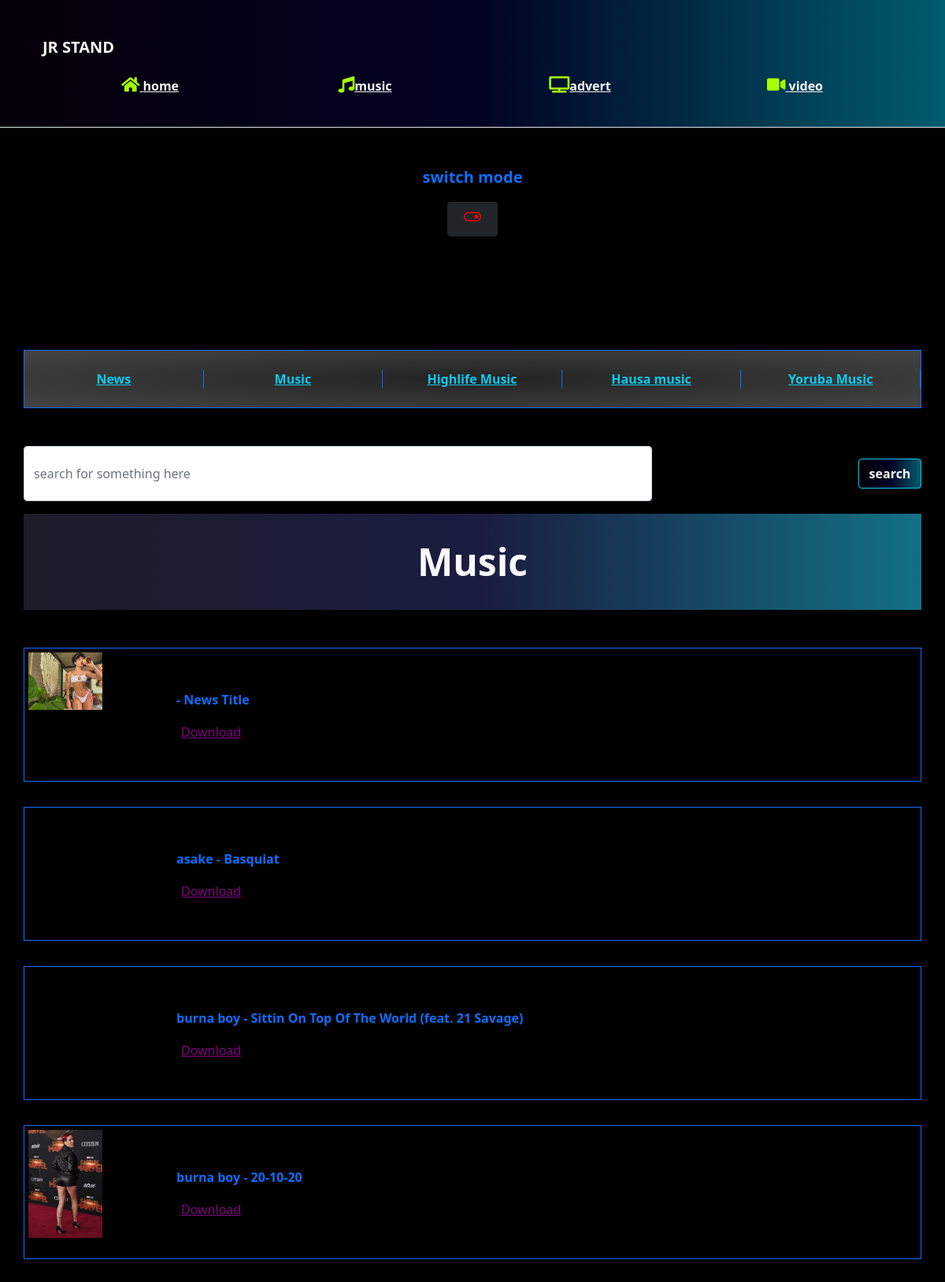
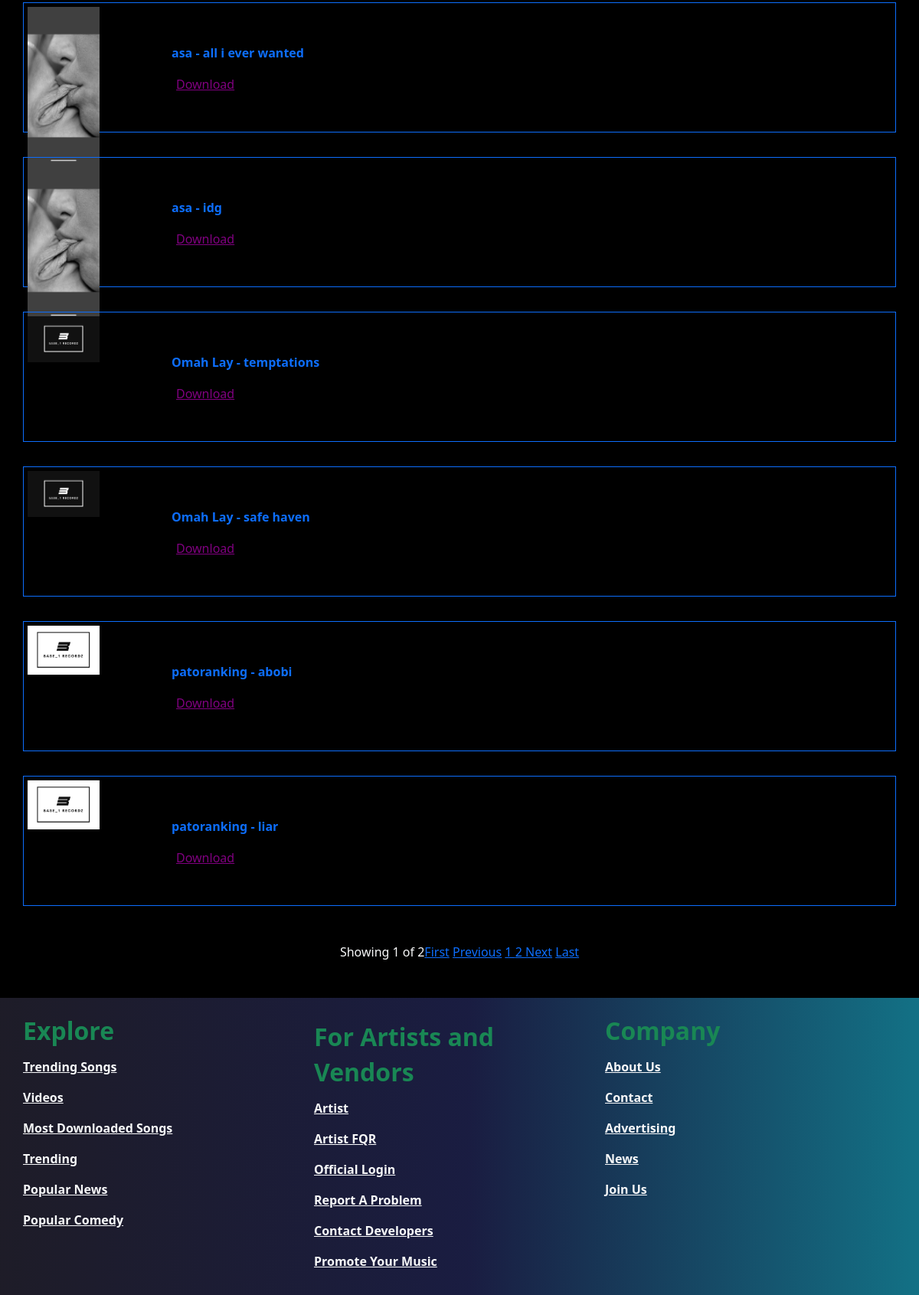
The page / on the database its author committed (2 pictures, top to bottom).
### tables this page shows
CREATE TABLE `songs` (
  `song_id` varchar(100) NOT NULL,
  `artist` varchar(100) DEFAULT NULL,
  `song_name` varchar(150) NOT NULL,
  `song` text DEFAULT NULL,
  `content` text DEFAULT NULL,
  `song_photo` text DEFAULT NULL,
  `genre` varchar(50) NOT NULL,
  `lyrics` text DEFAULT NULL,
  `label` varchar(100) DEFAULT NULL,
  `album` varchar(100) DEFAULT NULL,
  `release_date` date DEFAULT NULL,
  `downloaded` int(11) NOT NULL DEFAULT 0,
  `upload_date` datetime NOT NULL DEFAULT current_timestamp()
);

### utils/functions.php (called while the page is built, shortened)
<?php
function get_all_songs($start, $pages_number){
    global $conn;
    $query = "SELECT * FROM `songs` ORDER BY upload_date DESC LIMIT $start, $pages_number";
    $result = mysqli_query($conn, $query);
    return mysqli_fetch_all($result, MYSQLI_ASSOC);
}
function get__songs(){
    global $conn;
    $query = "SELECT * FROM `songs`";
    $result = mysqli_query($conn, $query);
    return $result;
}

### index.php (the view, shortened to what this page needs)
<?php
require_once "./config/db.php";
require_once "./utils/functions.php";
$SONGS = get__songs();
$song_per_page = 10;
if (isset($_GET['page'])) {
    $page = $_GET['page'];
} else {
    $page = 1;
}
$start = ($page - 1) * $song_per_page;
?>
<!doctype html>
<html lang="en">
<head>
    <link href="https://cdn.jsdelivr.net/npm/bootstrap@5.0.2/dist/css/bootstrap.min.css" rel="stylesheet">
    <link rel="stylesheet" href="./css/style.css">
    <link rel="stylesheet" href="https://use.fontawesome.com/releases/v5.5.0/css/all.css">
    <link rel="stylesheet" href="https://use.fontawesome.com/releases/v5.5.0/css/all.css" integrity="sha384-
         B4dIYHKNBt8Bc12p+WXckhzcICo0wtJAoU8YZTY5qE0Id1GSseTk6S+L3BlXeVIU">
    <link rel="stylesheet" href="https://cdnjs.cloudflare.com/ajax/libs/font-awesome/5.15.3/css/all.min.css">
</head>
<body class="">
    <nav class="navbar navbar-light  bg-show shadow-lg  border-bottom py-2">
        <div class="container py-4">
            <div class="container">
                <div class="py-3">
                    <a class="navbar-brand text-light display-3 fw-bolder py-3" href="#">
                        JR STAND
                    </a>
                </div>
                <div class="container py-2">
                    <div class="row">
                        <div class="col img-color">
                            <a href="../index.html" class="text-light fw-bolder">
                                <i class="fas fa-home"></i>
                                home
                            </a>
                        </div>
                        <div class="col img-color">
                            <a href="./html/music.php" class="text-light fw-bolder"> <i class="fas fa-music"></i>music</a>
                        </div>
                        <div class="col img-color">
                            <a href="./html/advertcontact.html" class="text-light fw-bolder"><i class="fas fa-tv"></i>advert</a>
                        </div>
                        <div class="col img-color">
                            <a href="./html/video.html" class="text-light fw-bolder"> <i class="fas fa-video"></i>
                                </i>video</a>
                        </div>
                    </div>
                </div>
            </div>
        </div>
    </nav>
    <div class="container my-5 d-flex align-content-center justify-content-center flex-column ">
        <p class="fw-bolder text-primary fs-5 align-self-center">switch mode</p>
        <button class="btn btn-dark buttonWidth align-self-center" id="mode-switch"><span class="material-symbols-outlined">
            </span></button>
    </div>
    <div class="   shadow-sm py-5 mt-5  table-hover ">
        <div class="container  mt-5 sectionOneBg py-4 border border-primary">
            <div class="row ">
                <div class="col text-primary text-center border-right border-primary">
                    <a href="news.php" class="fw-bolder text-info">News</a>
                </div>
                <div class="col text-primary text-center border-right border-right border-primary">
                    <a href="music.php" class="fw-bolder text-info ">Music</a>
                </div>
                <div class="col text-primary text-center border-right border-right border-primary">
                    <a href="./highlifemusic.php" class="fw-bolder text-info">Highlife Music</a>
                </div>
                <div class="col text-primary text-center border-right border-right border-primary">
                    <a href="hausaMusic.php" class="fw-bolder text-info"> Hausa music</a>
                </div>
                <div class="col text-primary text-center border-right border-right border-primary">
                    <a href="./yorubaMusic.php" class="fw-bolder text-info"> Yoruba Music</a>
                </div>
            </div>
        </div>
    </div>
    <div class="container">
        <form method="post" action="./search.php" class="row flex-wrap">
            <input name="what" class="form-control form bg-input" type="text" placeholder="search for something here">
            <button name="search" class=" btn bg-show fw-bolder text-light ms-auto searchButton rounded-2 btn-outline-info my-3">
                search</button>
        </form>
    </div>
    <div class="container bg-dark my-3 bg-show py-4">
        <div class="col text-capitalize text-lg-center text-light text-sm-start my-2 bg fw-bolder display-5">Music</div>
    </div>
    <div class="container  text-white my-3  ">
        <div class="col py-3  row mt-3 d-flex my-3 ">
            <?php $MUSIC = get_all_songs($start, $song_per_page); ?>
            <?php if ($MUSIC) : ?>
                <?php foreach ($MUSIC as $music) : ?>
                    <div class="newdiv border border-primary d-block d-flex flex my-3 ">
                        <div id="img" class="circlerounded col-2">
                            <?php if ($music['song_photo']) : ?>
                                <img src="./photos/<?= json_decode($music['song_photo'], true)['name']; ?>" alt="music background" class="col-6 image-fluid">
                            <?php else : ?>
                                <video src="./videos/<?= json_decode($music['song'], true)['name']; ?>" alt="unable to load music image" srcset="" class="imgme img img-fluid font-italic text-danger"></video>
                            <?php endif; ?>
                        </div>
                        <div class="content py-3 d-flex my-3">
                            <div id="artise" class=" text-primary fw-bold my-3">
                                <p><?= $music['artist']; ?> - <?= $music['song_name']; ?></p>
                                <form method="post" action="./html/uploadedcontent.php?song=<?= $music['song_name']; ?>">
                                    <button name="download" value="<?= json_decode($music['song'], true)['name']; ?>" class=" link link-offset-3">Download</button>
                                </form>
                            </div>
                        </div>
                    </div>
                <?php endforeach; ?>
            <?php else : ?>
                <p>No songs available</p>
            <?php endif; ?>
        </div>
    </div>
    <div class="pagination mx-auto text-light">
        <?php $page_count = mysqli_num_rows($SONGS); ?>
        <?php $total_pages = ceil($page_count / $song_per_page); ?>
        <div class="page_info">
            <?php if ($total_pages >= 1) : ?>
                <p>Showing 1 of <?= $total_pages ?></p>
            <?php else : ?>
                <p></p>
            <?php endif; ?>
        </div>
        <br><br><br>
        <div class="page_buttons">
            <?php if ($total_pages >= 1) : ?>
                <a href="?page=<?= $page = 1; ?>">First</a>
                <?php if ($page == 1) : ?>
                    <a href="?page=<?= $page; ?>">Previous</a>
                <?php else : ?>
                    <a href="?page=<?= $page - 1; ?>">Previous</a>
                <?php endif; ?>
                <?php for ($i = 1; $i <= $total_pages; $i++) : ?>
                    <a href="?page=<?= $i; ?>"> <?= $i; ?> </a>
                <?php endfor; ?>
                <?php if ($page == $total_pages) : ?>
                    <a href="?page=<?= $page; ?>">Next</a>
                <?php else : ?>
                    <a href="?page=<?= $page + 1; ?>">Next</a>
                <?php endif; ?>
                <a href="?page=<?= $total_pages; ?>">Last</a>
            <?php else : ?>
                <p></p>
            <?php endif; ?>
        </div>
    </div>
    <footer class="bg-show py-3 bg-dark">
        <div class="container">
            <div class="row  aMargin flex-wrap ">
                <div class="col  centerContent">
                    <h3 class="h2 fw-bolder text-success">Explore</h3>
                    <div class=""><a class="link fw-bold  text-decoration-underline text-capitalize text-light  " href="../index.html">Trending
                            Songs</a></div>
                    <div><a class="link fw-bold text-decoration-underline text-capitalize text-light   " href="#">Videos</a>
                    </div>
                    <div><a class="link fw-bold text-decoration-underline text-capitalize text-light   " href="music.html">most
                            downloaded songs</a></div>
                    <div><a class="link fw-bold text-decoration-underline text-capitalize text-light   " href="../index.html">trending</a></div>
                    <div><a class="link fw-bold text-decoration-underline text-capitalize text-light   " href="news.html">popular
                            news</a></div>
                    <div><a class="link fw-bold text-decoration-underline text-capitalize text-light  " href="comdeyVideos.html">popular
                            comedy</a></div>
                </div>
                <div class="col">
                    <h3 class="h2 fw-bolder text-success">
                        <div class="miss">For Artists and </div> Vendors
                    </h3>
                    <div><a class="link fw-bold text-decoration-underline text-capitalize text-light  " href="https:www.google.com/artist">Artist</a></div>
                    <div><a class="link fw-bold text-decoration-underline text-capitalize text-light   " href="#">Artist
                            FQR</a>
                    </div>
                    <div><a class="link fw-bold text-decoration-underline text-capitalize text-light   " href="../index.php">official
                            login</a></div>
                    <div><a class="link fw-bold text-decoration-underline text-capitalize text-light   " href="advertcontact.html">report
                            a
                            problem</a></div>
                    <div><a class="link fw-bold text-decoration-underline text-capitalize text-light   " href="https:wa.me/+2348076627288">contact
                            developers</a></div>
                    <div><a class="link fw-bold text-decoration-underline text-capitalize text-light  " href="advertcontact.html">promote
                            your music</a></div>
                </div>
                <div class="col">
                    <h3 class="h2 fw-bolder text-success ms-xxl-5">Company</h3>
                    <div class="ms-xxl-5"><a class="link fw-bold text-decoration-underline text-capitalize text-light  " href="advertcontact.html">About
                            us</a></div>
                    <div class="ms-xxl-5"><a class="link fw-bold text-decoration-underline text-capitalize text-light   " href="advertcontact.html">Contact</a>
                    </div>
                    <div class="ms-xxl-5"><a class="link fw-bold text-decoration-underline text-capitalize text-light   " href="advertcontact.html">Advertising</a>
                    </div>
                    <div class=" ms-xxl-5"><a class="link fw-bold text-decoration-underline text-capitalize text-light   " href="news.html">News</a>
                    </div>
                    <div class="ms-xxl-5"><a class="link fw-bold text-decoration-underline text-capitalize text-light " href="advertcontact.html">join
                            us</a>
                    </div>
                </div>
            </div>
        </div>
    </footer>
</body>
</html>

### css/style.css (style rules this page uses)
:root { --blue: #1e90ff; --white: linear-gradient(90deg, rgba(20, 0, 36, 0.247) 0%, rgba(9, 9, 121, 0.301) 51%, rgba(0, 213, 255, 0.432) 100%); }
body { background-color: black; color: white; }
.mx-auto { display: flex; justify-content: center !important; }
.imgme { width: 5.5rem !important; height: 5.5rem !important; border-radius: 50%; }
.link-offset-3 { border: none !important; background-color: transparent !important; color: purple !important; text-decoration: underline !important; }
.material-symbols-outlined { color: red; font-variation-settings: 'FILL' 0, 'wght' 400, 'GRAD' 0, 'opsz' 48 }
.fas { color: rgb(166, 255, 0) !important; font-size: 1.3rem; }
.bg-show { background: black; background: linear-gradient(90deg, rgba(20, 0, 36, 0.247) 0%, rgba(9, 9, 121, 0.301) 51%, rgba(0, 213, 255, 0.432) 100%); }
.img-color { color: brown; display: flex; justify-content: center; }
.buttonWidth { width: 4rem; }
.border-right { border-right: white solid 1px; }
.sectionOneBg { background: radial-gradient(rgba(255, 255, 255, 0.137), rgba(255, 255, 255, 0.267)); }
.form { width: 70%; }
.searchButton { width: 5rem !important; }
.centerContent { display: flex !important; flex-direction: column !important; align-content: center !important; }
.aMargin div { padding: 0.5rem 0; }
.newdiv { display: flex; height: 170px; width: 100%; padding: 5px; }
.newdiv .img { height: 100%; width: 30%; }
.newdiv .content { padding: 10px 0px; }

### rows shown on the page
songs: shows a picture, song_name "News Title"
songs: artist "asake", song_name "Basquiat"
songs: artist "burna boy", song_name "Sittin On Top Of The World (feat. 21 Savage)"
songs: shows a picture, artist "burna boy", song_name "20-10-20"
songs: artist "asa", song_name "all i ever wanted"
songs: artist "asa", song_name "idg"
songs: artist "Omah Lay", song_name "temptations"
songs: artist "Omah Lay", song_name "safe haven"
songs: artist "patoranking", song_name "abobi"
songs: artist "patoranking", song_name "liar"

### other values the page prints
$total_pages "2"
